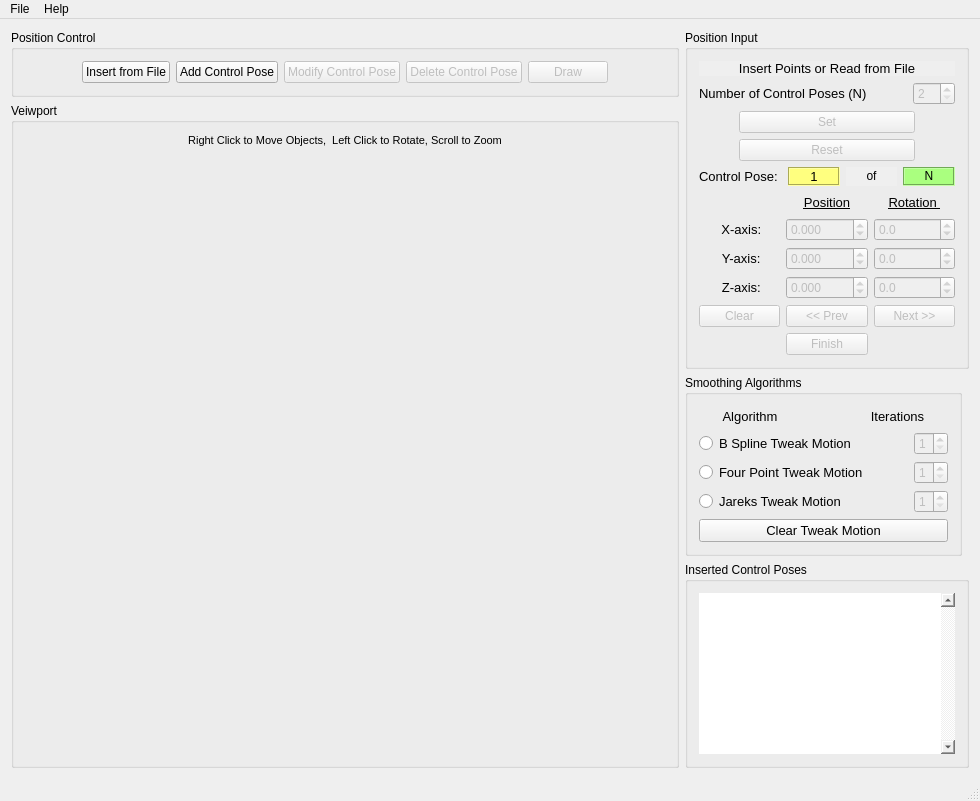
<?xml version="1.0" encoding="UTF-8"?>
<ui version="4.0">
 <class>MainWindowClass</class>
 <widget class="QMainWindow" name="MainWindowClass">
  <property name="windowModality">
   <enum>Qt::ApplicationModal</enum>
  </property>
  <property name="geometry">
   <rect>
    <x>0</x>
    <y>0</y>
    <width>980</width>
    <height>801</height>
   </rect>
  </property>
  <property name="windowTitle">
   <string>Screw Bender Motion Using Subdivision</string>
  </property>
  <property name="windowIcon">
   <iconset>
    <normaloff>Resources/animation.png</normaloff>Resources/animation.png</iconset>
  </property>
  <property name="styleSheet">
   <string notr="true"/>
  </property>
  <widget class="QWidget" name="centralWidget">
   <layout class="QGridLayout" name="gridLayout_7">
    <item row="0" column="0">
     <layout class="QVBoxLayout" name="verticalLayout_3">
      <item>
       <widget class="QGroupBox" name="groupBox_4">
        <property name="title">
         <string>Position Control</string>
        </property>
        <layout class="QGridLayout" name="gridLayout_5">
         <item row="0" column="0">
          <layout class="QHBoxLayout" name="horizontalLayout_3">
           <item>
            <widget class="QPushButton" name="insertFromFileButton">
             <property name="sizePolicy">
              <sizepolicy hsizetype="Fixed" vsizetype="Fixed">
               <horstretch>0</horstretch>
               <verstretch>0</verstretch>
              </sizepolicy>
             </property>
             <property name="font">
              <font>
               <pointsize>9</pointsize>
              </font>
             </property>
             <property name="text">
              <string>Insert from File</string>
             </property>
             <property name="icon">
              <iconset>
               <normaloff>Resources/addFile.png</normaloff>Resources/addFile.png</iconset>
             </property>
             <property name="autoDefault">
              <bool>true</bool>
             </property>
             <property name="default">
              <bool>false</bool>
             </property>
            </widget>
           </item>
           <item>
            <widget class="QPushButton" name="addPosesButton">
             <property name="sizePolicy">
              <sizepolicy hsizetype="Fixed" vsizetype="Fixed">
               <horstretch>0</horstretch>
               <verstretch>0</verstretch>
              </sizepolicy>
             </property>
             <property name="font">
              <font>
               <pointsize>9</pointsize>
               <weight>50</weight>
               <bold>false</bold>
              </font>
             </property>
             <property name="text">
              <string>Add Control Pose</string>
             </property>
             <property name="icon">
              <iconset>
               <normaloff>Resources/Add-icon.png</normaloff>Resources/Add-icon.png</iconset>
             </property>
            </widget>
           </item>
           <item>
            <widget class="QPushButton" name="modifyPosesButton">
             <property name="enabled">
              <bool>false</bool>
             </property>
             <property name="sizePolicy">
              <sizepolicy hsizetype="Fixed" vsizetype="Fixed">
               <horstretch>0</horstretch>
               <verstretch>0</verstretch>
              </sizepolicy>
             </property>
             <property name="font">
              <font>
               <pointsize>9</pointsize>
               <weight>50</weight>
               <bold>false</bold>
              </font>
             </property>
             <property name="text">
              <string>Modify Control Pose</string>
             </property>
             <property name="icon">
              <iconset>
               <normaloff>Resources/Modify.png</normaloff>Resources/Modify.png</iconset>
             </property>
            </widget>
           </item>
           <item>
            <widget class="QPushButton" name="deletePosesButton">
             <property name="enabled">
              <bool>false</bool>
             </property>
             <property name="sizePolicy">
              <sizepolicy hsizetype="Fixed" vsizetype="Fixed">
               <horstretch>0</horstretch>
               <verstretch>0</verstretch>
              </sizepolicy>
             </property>
             <property name="font">
              <font>
               <pointsize>9</pointsize>
               <weight>50</weight>
               <bold>false</bold>
              </font>
             </property>
             <property name="text">
              <string>Delete Control Pose</string>
             </property>
             <property name="icon">
              <iconset>
               <normaloff>Resources/Delete-icon.png</normaloff>Resources/Delete-icon.png</iconset>
             </property>
            </widget>
           </item>
           <item>
            <widget class="QPushButton" name="drawButton">
             <property name="enabled">
              <bool>false</bool>
             </property>
             <property name="sizePolicy">
              <sizepolicy hsizetype="Fixed" vsizetype="Preferred">
               <horstretch>0</horstretch>
               <verstretch>0</verstretch>
              </sizepolicy>
             </property>
             <property name="font">
              <font>
               <pointsize>9</pointsize>
               <weight>50</weight>
               <bold>false</bold>
              </font>
             </property>
             <property name="autoFillBackground">
              <bool>false</bool>
             </property>
             <property name="text">
              <string>Draw</string>
             </property>
             <property name="icon">
              <iconset>
               <normaloff>Resources/Check-icon.png</normaloff>Resources/Check-icon.png</iconset>
             </property>
            </widget>
           </item>
          </layout>
         </item>
        </layout>
       </widget>
      </item>
      <item>
       <widget class="QGroupBox" name="groupBox_5">
        <property name="title">
         <string>Veiwport</string>
        </property>
        <layout class="QGridLayout" name="gridLayout_6">
         <item row="1" column="0">
          <widget class="GLWidget" name="widget" native="true">
           <property name="sizePolicy">
            <sizepolicy hsizetype="Expanding" vsizetype="Expanding">
             <horstretch>0</horstretch>
             <verstretch>0</verstretch>
            </sizepolicy>
           </property>
           <property name="minimumSize">
            <size>
             <width>600</width>
             <height>600</height>
            </size>
           </property>
           <property name="mouseTracking">
            <bool>true</bool>
           </property>
          </widget>
         </item>
         <item row="0" column="0">
          <widget class="QLabel" name="label">
           <property name="sizePolicy">
            <sizepolicy hsizetype="Expanding" vsizetype="Preferred">
             <horstretch>0</horstretch>
             <verstretch>0</verstretch>
            </sizepolicy>
           </property>
           <property name="font">
            <font>
             <pointsize>8</pointsize>
             <italic>false</italic>
            </font>
           </property>
           <property name="text">
            <string>Right Click to Move Objects,  Left Click to Rotate, Scroll to Zoom</string>
           </property>
           <property name="alignment">
            <set>Qt::AlignCenter</set>
           </property>
          </widget>
         </item>
        </layout>
       </widget>
      </item>
     </layout>
    </item>
    <item row="0" column="1">
     <layout class="QVBoxLayout" name="verticalLayout_7">
      <item>
       <widget class="QGroupBox" name="groupBox_3">
        <property name="title">
         <string>Position Input</string>
        </property>
        <layout class="QGridLayout" name="gridLayout_4">
         <item row="1" column="0">
          <layout class="QVBoxLayout" name="verticalLayout_2">
           <item>
            <layout class="QVBoxLayout" name="verticalLayout">
             <item>
              <layout class="QHBoxLayout" name="horizontalLayout">
               <item>
                <widget class="QLabel" name="label_8">
                 <property name="font">
                  <font>
                   <pointsize>10</pointsize>
                   <weight>50</weight>
                   <bold>false</bold>
                   <underline>false</underline>
                  </font>
                 </property>
                 <property name="text">
                  <string>Number of Control Poses (N)</string>
                 </property>
                </widget>
               </item>
               <item>
                <spacer name="horizontalSpacer_4">
                 <property name="orientation">
                  <enum>Qt::Horizontal</enum>
                 </property>
                 <property name="sizeType">
                  <enum>QSizePolicy::Preferred</enum>
                 </property>
                 <property name="sizeHint" stdset="0">
                  <size>
                   <width>40</width>
                   <height>20</height>
                  </size>
                 </property>
                </spacer>
               </item>
               <item>
                <widget class="QSpinBox" name="numCntrlPosesEdit">
                 <property name="enabled">
                  <bool>false</bool>
                 </property>
                 <property name="minimum">
                  <number>2</number>
                 </property>
                 <property name="maximum">
                  <number>6</number>
                 </property>
                </widget>
               </item>
              </layout>
             </item>
             <item>
              <layout class="QHBoxLayout" name="horizontalLayout_8">
               <item>
                <spacer name="horizontalSpacer_7">
                 <property name="orientation">
                  <enum>Qt::Horizontal</enum>
                 </property>
                 <property name="sizeType">
                  <enum>QSizePolicy::Preferred</enum>
                 </property>
                 <property name="sizeHint" stdset="0">
                  <size>
                   <width>40</width>
                   <height>20</height>
                  </size>
                 </property>
                </spacer>
               </item>
               <item>
                <widget class="QPushButton" name="setButton">
                 <property name="enabled">
                  <bool>false</bool>
                 </property>
                 <property name="sizePolicy">
                  <sizepolicy hsizetype="Minimum" vsizetype="Preferred">
                   <horstretch>0</horstretch>
                   <verstretch>0</verstretch>
                  </sizepolicy>
                 </property>
                 <property name="text">
                  <string>Set</string>
                 </property>
                 <property name="autoDefault">
                  <bool>false</bool>
                 </property>
                 <property name="default">
                  <bool>false</bool>
                 </property>
                </widget>
               </item>
               <item>
                <spacer name="horizontalSpacer_5">
                 <property name="orientation">
                  <enum>Qt::Horizontal</enum>
                 </property>
                 <property name="sizeType">
                  <enum>QSizePolicy::Preferred</enum>
                 </property>
                 <property name="sizeHint" stdset="0">
                  <size>
                   <width>40</width>
                   <height>20</height>
                  </size>
                 </property>
                </spacer>
               </item>
              </layout>
             </item>
             <item>
              <layout class="QHBoxLayout" name="horizontalLayout_9">
               <item>
                <spacer name="horizontalSpacer_8">
                 <property name="orientation">
                  <enum>Qt::Horizontal</enum>
                 </property>
                 <property name="sizeType">
                  <enum>QSizePolicy::Preferred</enum>
                 </property>
                 <property name="sizeHint" stdset="0">
                  <size>
                   <width>40</width>
                   <height>20</height>
                  </size>
                 </property>
                </spacer>
               </item>
               <item>
                <widget class="QPushButton" name="resetButton">
                 <property name="enabled">
                  <bool>false</bool>
                 </property>
                 <property name="sizePolicy">
                  <sizepolicy hsizetype="Minimum" vsizetype="Preferred">
                   <horstretch>0</horstretch>
                   <verstretch>0</verstretch>
                  </sizepolicy>
                 </property>
                 <property name="text">
                  <string>Reset</string>
                 </property>
                </widget>
               </item>
               <item>
                <spacer name="horizontalSpacer_6">
                 <property name="orientation">
                  <enum>Qt::Horizontal</enum>
                 </property>
                 <property name="sizeType">
                  <enum>QSizePolicy::Preferred</enum>
                 </property>
                 <property name="sizeHint" stdset="0">
                  <size>
                   <width>40</width>
                   <height>20</height>
                  </size>
                 </property>
                </spacer>
               </item>
              </layout>
             </item>
             <item>
              <layout class="QHBoxLayout" name="horizontalLayout_2">
               <item>
                <widget class="QLabel" name="label_14">
                 <property name="enabled">
                  <bool>true</bool>
                 </property>
                 <property name="font">
                  <font>
                   <pointsize>10</pointsize>
                   <weight>50</weight>
                   <bold>false</bold>
                  </font>
                 </property>
                 <property name="text">
                  <string>Control Pose: </string>
                 </property>
                </widget>
               </item>
               <item>
                <widget class="QLabel" name="label_9">
                 <property name="font">
                  <font>
                   <pointsize>10</pointsize>
                   <weight>50</weight>
                   <bold>false</bold>
                   <underline>false</underline>
                  </font>
                 </property>
                 <property name="layoutDirection">
                  <enum>Qt::LeftToRight</enum>
                 </property>
                 <property name="autoFillBackground">
                  <bool>false</bool>
                 </property>
                 <property name="styleSheet">
                  <string notr="true">background-color: rgb(255, 255, 127);</string>
                 </property>
                 <property name="frameShape">
                  <enum>QFrame::Box</enum>
                 </property>
                 <property name="frameShadow">
                  <enum>QFrame::Sunken</enum>
                 </property>
                 <property name="text">
                  <string>1</string>
                 </property>
                 <property name="textFormat">
                  <enum>Qt::RichText</enum>
                 </property>
                 <property name="alignment">
                  <set>Qt::AlignCenter</set>
                 </property>
                </widget>
               </item>
               <item>
                <widget class="QLabel" name="label_11">
                 <property name="font">
                  <font>
                   <pointsize>9</pointsize>
                   <weight>50</weight>
                   <bold>false</bold>
                   <underline>false</underline>
                  </font>
                 </property>
                 <property name="layoutDirection">
                  <enum>Qt::LeftToRight</enum>
                 </property>
                 <property name="autoFillBackground">
                  <bool>true</bool>
                 </property>
                 <property name="styleSheet">
                  <string notr="true"/>
                 </property>
                 <property name="frameShadow">
                  <enum>QFrame::Sunken</enum>
                 </property>
                 <property name="text">
                  <string>of</string>
                 </property>
                 <property name="textFormat">
                  <enum>Qt::RichText</enum>
                 </property>
                 <property name="alignment">
                  <set>Qt::AlignCenter</set>
                 </property>
                </widget>
               </item>
               <item>
                <widget class="QLabel" name="label_12">
                 <property name="font">
                  <font>
                   <pointsize>9</pointsize>
                   <weight>50</weight>
                   <bold>false</bold>
                   <underline>false</underline>
                  </font>
                 </property>
                 <property name="layoutDirection">
                  <enum>Qt::LeftToRight</enum>
                 </property>
                 <property name="autoFillBackground">
                  <bool>false</bool>
                 </property>
                 <property name="styleSheet">
                  <string notr="true">background-color: rgb(170, 255, 127);</string>
                 </property>
                 <property name="frameShape">
                  <enum>QFrame::Box</enum>
                 </property>
                 <property name="frameShadow">
                  <enum>QFrame::Sunken</enum>
                 </property>
                 <property name="text">
                  <string>N</string>
                 </property>
                 <property name="textFormat">
                  <enum>Qt::RichText</enum>
                 </property>
                 <property name="alignment">
                  <set>Qt::AlignCenter</set>
                 </property>
                </widget>
               </item>
              </layout>
             </item>
            </layout>
           </item>
           <item>
            <layout class="QGridLayout" name="gridLayout">
             <item row="3" column="1">
              <widget class="QDoubleSpinBox" name="zAxisPosition">
               <property name="enabled">
                <bool>false</bool>
               </property>
               <property name="decimals">
                <number>3</number>
               </property>
               <property name="minimum">
                <double>-5.000000000000000</double>
               </property>
               <property name="maximum">
                <double>5.000000000000000</double>
               </property>
               <property name="singleStep">
                <double>0.100000000000000</double>
               </property>
              </widget>
             </item>
             <item row="2" column="2">
              <widget class="QDoubleSpinBox" name="yAxisRotation">
               <property name="enabled">
                <bool>false</bool>
               </property>
               <property name="decimals">
                <number>1</number>
               </property>
               <property name="minimum">
                <double>-180.000000000000000</double>
               </property>
               <property name="maximum">
                <double>180.000000000000000</double>
               </property>
               <property name="singleStep">
                <double>10.000000000000000</double>
               </property>
              </widget>
             </item>
             <item row="2" column="1">
              <widget class="QDoubleSpinBox" name="yAxisPosition">
               <property name="enabled">
                <bool>false</bool>
               </property>
               <property name="decimals">
                <number>3</number>
               </property>
               <property name="minimum">
                <double>-5.000000000000000</double>
               </property>
               <property name="maximum">
                <double>5.000000000000000</double>
               </property>
               <property name="singleStep">
                <double>0.100000000000000</double>
               </property>
              </widget>
             </item>
             <item row="1" column="2">
              <widget class="QDoubleSpinBox" name="xAxisRotation">
               <property name="enabled">
                <bool>false</bool>
               </property>
               <property name="decimals">
                <number>1</number>
               </property>
               <property name="minimum">
                <double>-180.000000000000000</double>
               </property>
               <property name="maximum">
                <double>180.000000000000000</double>
               </property>
               <property name="singleStep">
                <double>10.000000000000000</double>
               </property>
              </widget>
             </item>
             <item row="1" column="1">
              <widget class="QDoubleSpinBox" name="xAxisPosition">
               <property name="enabled">
                <bool>false</bool>
               </property>
               <property name="decimals">
                <number>3</number>
               </property>
               <property name="minimum">
                <double>-5.000000000000000</double>
               </property>
               <property name="maximum">
                <double>5.000000000000000</double>
               </property>
               <property name="singleStep">
                <double>0.100000000000000</double>
               </property>
               <property name="value">
                <double>0.000000000000000</double>
               </property>
              </widget>
             </item>
             <item row="0" column="0">
              <spacer name="horizontalSpacer">
               <property name="orientation">
                <enum>Qt::Horizontal</enum>
               </property>
               <property name="sizeType">
                <enum>QSizePolicy::Preferred</enum>
               </property>
               <property name="sizeHint" stdset="0">
                <size>
                 <width>40</width>
                 <height>20</height>
                </size>
               </property>
              </spacer>
             </item>
             <item row="1" column="0">
              <widget class="QLabel" name="label_3">
               <property name="font">
                <font>
                 <pointsize>10</pointsize>
                 <weight>50</weight>
                 <bold>false</bold>
                 <underline>false</underline>
                </font>
               </property>
               <property name="text">
                <string> X-axis:</string>
               </property>
               <property name="alignment">
                <set>Qt::AlignCenter</set>
               </property>
              </widget>
             </item>
             <item row="0" column="2">
              <widget class="QLabel" name="label_7">
               <property name="font">
                <font>
                 <pointsize>10</pointsize>
                 <weight>50</weight>
                 <bold>false</bold>
                 <underline>true</underline>
                </font>
               </property>
               <property name="text">
                <string>Rotation </string>
               </property>
               <property name="alignment">
                <set>Qt::AlignCenter</set>
               </property>
              </widget>
             </item>
             <item row="0" column="1">
              <widget class="QLabel" name="label_6">
               <property name="font">
                <font>
                 <pointsize>10</pointsize>
                 <weight>50</weight>
                 <bold>false</bold>
                 <underline>true</underline>
                </font>
               </property>
               <property name="text">
                <string>Position</string>
               </property>
               <property name="alignment">
                <set>Qt::AlignCenter</set>
               </property>
              </widget>
             </item>
             <item row="2" column="0">
              <widget class="QLabel" name="label_4">
               <property name="font">
                <font>
                 <pointsize>10</pointsize>
                 <weight>50</weight>
                 <bold>false</bold>
                 <underline>false</underline>
                </font>
               </property>
               <property name="text">
                <string> Y-axis:</string>
               </property>
               <property name="alignment">
                <set>Qt::AlignCenter</set>
               </property>
              </widget>
             </item>
             <item row="3" column="0">
              <widget class="QLabel" name="label_5">
               <property name="font">
                <font>
                 <pointsize>10</pointsize>
                 <weight>50</weight>
                 <bold>false</bold>
                 <underline>false</underline>
                </font>
               </property>
               <property name="text">
                <string> Z-axis:</string>
               </property>
               <property name="alignment">
                <set>Qt::AlignCenter</set>
               </property>
              </widget>
             </item>
             <item row="5" column="2">
              <widget class="QPushButton" name="nextButton">
               <property name="enabled">
                <bool>false</bool>
               </property>
               <property name="text">
                <string>Next &gt;&gt;</string>
               </property>
              </widget>
             </item>
             <item row="5" column="1">
              <widget class="QPushButton" name="previousButton">
               <property name="enabled">
                <bool>false</bool>
               </property>
               <property name="sizePolicy">
                <sizepolicy hsizetype="Preferred" vsizetype="Fixed">
                 <horstretch>0</horstretch>
                 <verstretch>0</verstretch>
                </sizepolicy>
               </property>
               <property name="text">
                <string>&lt;&lt; Prev</string>
               </property>
              </widget>
             </item>
             <item row="5" column="0">
              <widget class="QPushButton" name="clearButton">
               <property name="enabled">
                <bool>false</bool>
               </property>
               <property name="text">
                <string>Clear</string>
               </property>
              </widget>
             </item>
             <item row="3" column="2">
              <widget class="QDoubleSpinBox" name="zAxisRotation">
               <property name="enabled">
                <bool>false</bool>
               </property>
               <property name="decimals">
                <number>1</number>
               </property>
               <property name="minimum">
                <double>-180.000000000000000</double>
               </property>
               <property name="maximum">
                <double>180.000000000000000</double>
               </property>
               <property name="singleStep">
                <double>10.000000000000000</double>
               </property>
              </widget>
             </item>
             <item row="6" column="0">
              <spacer name="horizontalSpacer_2">
               <property name="orientation">
                <enum>Qt::Horizontal</enum>
               </property>
               <property name="sizeType">
                <enum>QSizePolicy::Preferred</enum>
               </property>
               <property name="sizeHint" stdset="0">
                <size>
                 <width>34</width>
                 <height>20</height>
                </size>
               </property>
              </spacer>
             </item>
             <item row="6" column="2">
              <spacer name="horizontalSpacer_3">
               <property name="orientation">
                <enum>Qt::Horizontal</enum>
               </property>
               <property name="sizeType">
                <enum>QSizePolicy::Preferred</enum>
               </property>
               <property name="sizeHint" stdset="0">
                <size>
                 <width>40</width>
                 <height>20</height>
                </size>
               </property>
              </spacer>
             </item>
             <item row="6" column="1">
              <widget class="QPushButton" name="finishButton">
               <property name="enabled">
                <bool>false</bool>
               </property>
               <property name="text">
                <string>Finish</string>
               </property>
              </widget>
             </item>
            </layout>
           </item>
          </layout>
         </item>
         <item row="0" column="0">
          <widget class="QLabel" name="label_2">
           <property name="font">
            <font>
             <pointsize>10</pointsize>
             <weight>50</weight>
             <bold>false</bold>
             <underline>false</underline>
            </font>
           </property>
           <property name="layoutDirection">
            <enum>Qt::LeftToRight</enum>
           </property>
           <property name="autoFillBackground">
            <bool>true</bool>
           </property>
           <property name="styleSheet">
            <string notr="true">border-color: rgb(0, 170, 0);</string>
           </property>
           <property name="frameShadow">
            <enum>QFrame::Sunken</enum>
           </property>
           <property name="text">
            <string>Insert Points or Read from File</string>
           </property>
           <property name="textFormat">
            <enum>Qt::RichText</enum>
           </property>
           <property name="alignment">
            <set>Qt::AlignCenter</set>
           </property>
          </widget>
         </item>
        </layout>
       </widget>
      </item>
      <item>
       <widget class="QGroupBox" name="groupBox">
        <property name="sizePolicy">
         <sizepolicy hsizetype="Fixed" vsizetype="Fixed">
          <horstretch>0</horstretch>
          <verstretch>0</verstretch>
         </sizepolicy>
        </property>
        <property name="title">
         <string>Smoothing Algorithms</string>
        </property>
        <layout class="QGridLayout" name="gridLayout_2">
         <item row="0" column="0">
          <layout class="QVBoxLayout" name="verticalLayout_5">
           <item>
            <layout class="QHBoxLayout" name="horizontalLayout_10">
             <item>
              <widget class="QLabel" name="label_10">
               <property name="font">
                <font>
                 <pointsize>10</pointsize>
                </font>
               </property>
               <property name="text">
                <string>Algorithm</string>
               </property>
               <property name="alignment">
                <set>Qt::AlignCenter</set>
               </property>
              </widget>
             </item>
             <item>
              <spacer name="horizontalSpacer_13">
               <property name="orientation">
                <enum>Qt::Horizontal</enum>
               </property>
               <property name="sizeType">
                <enum>QSizePolicy::Preferred</enum>
               </property>
               <property name="sizeHint" stdset="0">
                <size>
                 <width>40</width>
                 <height>20</height>
                </size>
               </property>
              </spacer>
             </item>
             <item>
              <widget class="QLabel" name="label_13">
               <property name="font">
                <font>
                 <pointsize>10</pointsize>
                </font>
               </property>
               <property name="text">
                <string>Iterations</string>
               </property>
               <property name="alignment">
                <set>Qt::AlignCenter</set>
               </property>
              </widget>
             </item>
            </layout>
           </item>
           <item>
            <layout class="QHBoxLayout" name="horizontalLayout_4">
             <item>
              <widget class="QRadioButton" name="bSplineButton">
               <property name="font">
                <font>
                 <pointsize>10</pointsize>
                </font>
               </property>
               <property name="text">
                <string>B Spline Tweak Motion</string>
               </property>
              </widget>
             </item>
             <item>
              <spacer name="horizontalSpacer_10">
               <property name="orientation">
                <enum>Qt::Horizontal</enum>
               </property>
               <property name="sizeHint" stdset="0">
                <size>
                 <width>40</width>
                 <height>20</height>
                </size>
               </property>
              </spacer>
             </item>
             <item>
              <widget class="QSpinBox" name="bSplineIterations">
               <property name="enabled">
                <bool>false</bool>
               </property>
               <property name="minimum">
                <number>1</number>
               </property>
               <property name="maximum">
                <number>8</number>
               </property>
              </widget>
             </item>
            </layout>
           </item>
           <item>
            <layout class="QHBoxLayout" name="horizontalLayout_5">
             <item>
              <widget class="QRadioButton" name="fouPointButton">
               <property name="font">
                <font>
                 <pointsize>10</pointsize>
                </font>
               </property>
               <property name="text">
                <string>Four Point Tweak Motion</string>
               </property>
              </widget>
             </item>
             <item>
              <spacer name="horizontalSpacer_11">
               <property name="orientation">
                <enum>Qt::Horizontal</enum>
               </property>
               <property name="sizeHint" stdset="0">
                <size>
                 <width>40</width>
                 <height>20</height>
                </size>
               </property>
              </spacer>
             </item>
             <item>
              <widget class="QSpinBox" name="fourPointIterations">
               <property name="enabled">
                <bool>false</bool>
               </property>
               <property name="minimum">
                <number>1</number>
               </property>
               <property name="maximum">
                <number>8</number>
               </property>
              </widget>
             </item>
            </layout>
           </item>
           <item>
            <layout class="QHBoxLayout" name="horizontalLayout_6">
             <item>
              <widget class="QRadioButton" name="jareksButton">
               <property name="font">
                <font>
                 <pointsize>10</pointsize>
                </font>
               </property>
               <property name="text">
                <string>Jareks Tweak Motion</string>
               </property>
              </widget>
             </item>
             <item>
              <spacer name="horizontalSpacer_12">
               <property name="orientation">
                <enum>Qt::Horizontal</enum>
               </property>
               <property name="sizeHint" stdset="0">
                <size>
                 <width>40</width>
                 <height>20</height>
                </size>
               </property>
              </spacer>
             </item>
             <item>
              <widget class="QSpinBox" name="jareksIterations">
               <property name="enabled">
                <bool>false</bool>
               </property>
               <property name="minimum">
                <number>1</number>
               </property>
               <property name="maximum">
                <number>8</number>
               </property>
              </widget>
             </item>
            </layout>
           </item>
          </layout>
         </item>
         <item row="1" column="0">
          <widget class="QPushButton" name="clearTweakMotionButton">
           <property name="font">
            <font>
             <pointsize>10</pointsize>
            </font>
           </property>
           <property name="text">
            <string>Clear Tweak Motion</string>
           </property>
          </widget>
         </item>
        </layout>
       </widget>
      </item>
      <item>
       <widget class="QGroupBox" name="insertControlPosesGroupBox">
        <property name="title">
         <string>Inserted Control Poses</string>
        </property>
        <layout class="QGridLayout" name="gridLayout_3">
         <item row="0" column="0">
          <widget class="QTextEdit" name="textEdit">
           <property name="enabled">
            <bool>true</bool>
           </property>
           <property name="sizePolicy">
            <sizepolicy hsizetype="Preferred" vsizetype="Expanding">
             <horstretch>0</horstretch>
             <verstretch>0</verstretch>
            </sizepolicy>
           </property>
           <property name="acceptDrops">
            <bool>false</bool>
           </property>
           <property name="styleSheet">
            <string notr="true">border: rgb(255, 0, 0);</string>
           </property>
           <property name="frameShape">
            <enum>QFrame::Box</enum>
           </property>
           <property name="frameShadow">
            <enum>QFrame::Sunken</enum>
           </property>
           <property name="lineWidth">
            <number>3</number>
           </property>
           <property name="verticalScrollBarPolicy">
            <enum>Qt::ScrollBarAlwaysOn</enum>
           </property>
           <property name="readOnly">
            <bool>true</bool>
           </property>
          </widget>
         </item>
        </layout>
       </widget>
      </item>
     </layout>
    </item>
   </layout>
  </widget>
  <widget class="QMenuBar" name="menuBar">
   <property name="geometry">
    <rect>
     <x>0</x>
     <y>0</y>
     <width>980</width>
     <height>21</height>
    </rect>
   </property>
   <widget class="QMenu" name="menuFile">
    <property name="title">
     <string>File</string>
    </property>
    <addaction name="actionRead_From_File"/>
    <addaction name="actionSave_Motion"/>
    <addaction name="actionExit_Program"/>
   </widget>
   <widget class="QMenu" name="menuHelp">
    <property name="title">
     <string>Help</string>
    </property>
    <addaction name="actionHelp"/>
   </widget>
   <addaction name="menuFile"/>
   <addaction name="menuHelp"/>
  </widget>
  <widget class="QStatusBar" name="statusBar"/>
  <action name="actionRead_From_File">
   <property name="text">
    <string>Read From File</string>
   </property>
  </action>
  <action name="actionExit_Program">
   <property name="text">
    <string>Exit Program</string>
   </property>
  </action>
  <action name="actionHelp">
   <property name="text">
    <string>Help</string>
   </property>
  </action>
  <action name="actionAbout">
   <property name="text">
    <string>About</string>
   </property>
  </action>
  <action name="actionSave_Motion">
   <property name="text">
    <string>Save To File</string>
   </property>
  </action>
 </widget>
 <layoutdefault spacing="6" margin="11"/>
 <customwidgets>
  <customwidget>
   <class>GLWidget</class>
   <extends>QWidget</extends>
   <header location="global">glwidget.h</header>
   <container>1</container>
  </customwidget>
 </customwidgets>
 <resources>
  <include location="screwbender.qrc"/>
 </resources>
 <connections>
  <connection>
   <sender>actionHelp</sender>
   <signal>activated()</signal>
   <receiver>MainWindowClass</receiver>
   <slot>help()</slot>
   <hints>
    <hint type="sourcelabel">
     <x>-1</x>
     <y>-1</y>
    </hint>
    <hint type="destinationlabel">
     <x>467</x>
     <y>369</y>
    </hint>
   </hints>
  </connection>
 </connections>
 <slots>
  <slot>help()</slot>
 </slots>
</ui>
